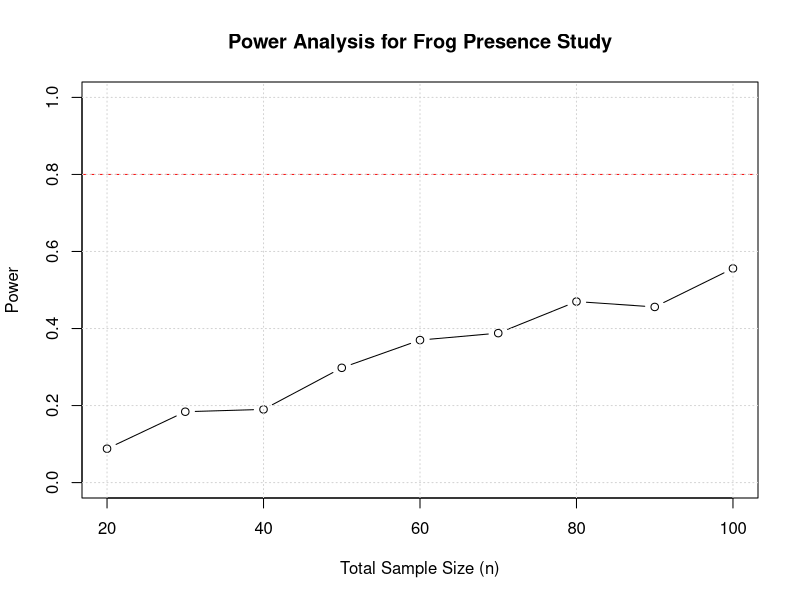

R code for this plot: (Note: this script raises an error after producing the figure.)
## ---- chunk 1
#| echo: false
#| eval: true

# Using pwr package for two-sample t-test
library(pwr)
pwr.t.test(
  d = 0.5,           # Cohen's d effect size
  sig.level = 0.05,  # alpha
  power = 0.8,       # desired power
  type = "two.sample"
)
## ---- chunk 2
# BINOMIAL GLM POWER ANALYSIS
# DO NOT MODIFY THIS CODE - only change parameters below

# ============================================================
# YOUR PARAMETERS - CHANGE THESE VALUES
# ============================================================

p_control <- 0.30        # Baseline probability (control sites)
p_restored <- 0.50       # Predicted probability (restored sites)
n_sites <- 40            # Total sites (split equally between treatments)
n_iterations <- 1000     # Number of simulations

# ============================================================
# SIMULATION CODE - DO NOT MODIFY
# ============================================================

sim_binomial <- function(n, p_control, p_restored) {
  treatment <- factor(rep(c("Control", "Restored"), each = n/2))
  presence <- rbinom(n, size = 1, 
                     prob = ifelse(treatment == "Control", p_control, p_restored))
  dat <- data.frame(presence, treatment)
  m <- glm(presence ~ treatment, family = binomial, data = dat)
  p_value <- summary(m)$coefficients["treatmentRestored", "Pr(>|z|)"]
  return(p_value)
}

# Run power analysis
set.seed(12345)
p_values <- replicate(n_iterations, sim_binomial(n_sites, p_control, p_restored))
power <- mean(p_values < 0.05)

# Results
cat(sprintf("With n=%d sites (%d per group):\n", n_sites, n_sites/2))
cat(sprintf("Assumed control probability: %.0f%%\n", p_control*100))
cat(sprintf("Assumed restored probability: %.0f%%\n", p_restored*100))
cat(sprintf("Estimated power: %.1f%%\n\n", power*100))

# Power curve across sample sizes
sample_sizes <- seq(20, 100, by = 10)
power_results <- sapply(sample_sizes, function(n) {
  p_vals <- replicate(500, sim_binomial(n, p_control, p_restored))
  mean(p_vals < 0.05)
})

plot(sample_sizes, power_results, type = "b", 
     xlab = "Total Sample Size (n)", ylab = "Power",
     main = "Power Analysis for Frog Presence Study",
     ylim = c(0, 1))
abline(h = 0.80, col = "red", lty = 2)
grid()
## ---- chunk 3
# LINEAR MIXED MODEL POWER ANALYSIS
# DO NOT MODIFY THIS CODE - only change parameters below

library(lme4)
library(lmerTest)

# ============================================================
# YOUR PARAMETERS - CHANGE THESE VALUES
# ============================================================

n_rats <- 20                # Total rats (split equally between groups)
time_points <- 2            # Measurements per rat (before/after)
baseline_time <- 50         # Average maze completion time (seconds)
practice_effect <- -5       # Improvement from practice alone (control group)
training_effect <- -10      # EXTRA improvement from training (beyond practice)
sd_between_rats <- 15       # Between-rat SD (individual differences)
sd_within_rats <- 8         # Within-rat SD (measurement error)
n_iterations <- 1000        # Number of simulations

# ============================================================
# SIMULATION CODE - DO NOT MODIFY
# ============================================================

sim_lmm <- function(n_rats, time_points, baseline_time, practice_effect, 
                    training_effect, sd_between_rats, sd_within_rats) {
  
  rat_id <- factor(rep(1:n_rats, each = time_points))
  group <- factor(rep(rep(c("Control", "Trained"), each = n_rats/2), each = time_points))
  time <- factor(rep(c("Before", "After"), times = n_rats))
  
  # Random intercepts for rats
  rat_effects <- rnorm(n_rats, 0, sd_between_rats)
  rat_effects_expanded <- rep(rat_effects, each = time_points)
  
  # Fixed effects
  practice <- ifelse(time == "After", practice_effect, 0)
  training_bonus <- ifelse(group == "Trained" & time == "After", training_effect, 0)
  
  # Generate outcome
  maze_time <- baseline_time + rat_effects_expanded + practice + training_bonus + 
               rnorm(n_rats * time_points, 0, sd_within_rats)
  
  dat <- data.frame(maze_time, rat_id, group, time)
  
  # Fit mixed model
  m <- lmer(maze_time ~ group * time + (1|rat_id), data = dat)
  
  # Extract p-value for interaction (the effect of interest)
  p_value <- summary(m)$coefficients["groupTrained:timeAfter", "Pr(>|t|)"]
  return(p_value)
}

# Run power analysis
set.seed(12345)
p_values <- replicate(n_iterations, sim_lmm(n_rats, time_points, baseline_time, 
                                             practice_effect, training_effect,
                                             sd_between_rats, sd_within_rats))
power <- mean(p_values < 0.05)

# Results
cat(sprintf("With n=%d rats (%d per group), %d timepoints:\n", 
            n_rats, n_rats/2, time_points))
cat(sprintf("Training effect: %.1f seconds (beyond practice)\n", training_effect))
cat(sprintf("Between-rat SD: %.1f, Within-rat SD: %.1f\n", 
            sd_between_rats, sd_within_rats))
cat(sprintf("Estimated power: %.1f%%\n\n", power*100))

# Power curve
sample_sizes <- seq(10, 50, by = 5)
power_results <- sapply(sample_sizes, function(n) {
  p_vals <- replicate(500, sim_lmm(n, time_points, baseline_time, 
                                   practice_effect, training_effect,
                                   sd_between_rats, sd_within_rats))
  mean(p_vals < 0.05)
})

plot(sample_sizes, power_results, type = "b",
     xlab = "Total Number of Rats", ylab = "Power",
     main = "Power Analysis for Repeated Measures Design",
     ylim = c(0, 1))
abline(h = 0.80, col = "red", lty = 2)
grid()
